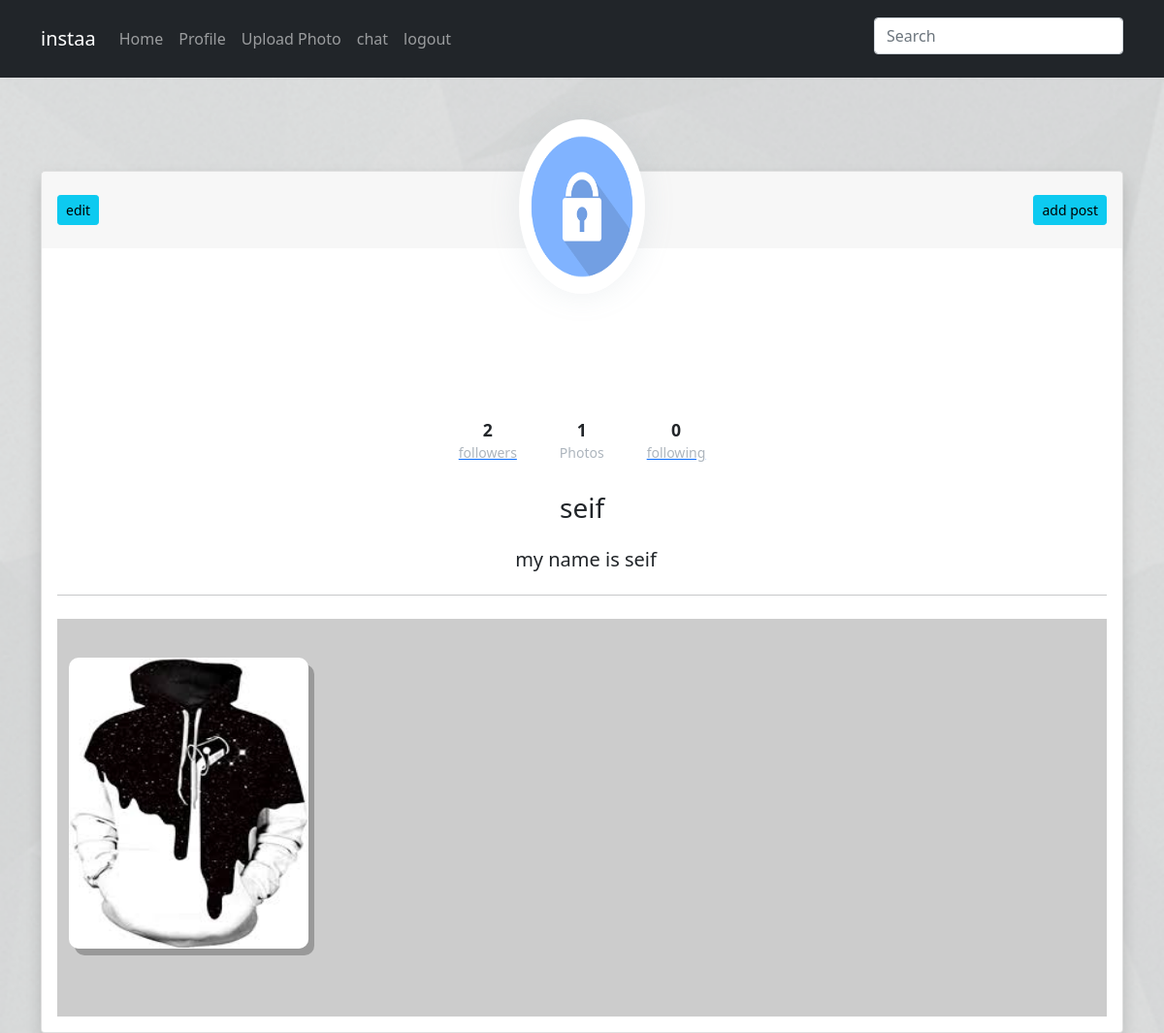
The app's page /account/myprofile/ (signed in) with its own data.
### account/models.py (models this page shows, shortened)
class more_user_info(models.Model):
    profile_photo = models.ImageField(null=True , blank=True , default='user.png')
    user = models.OneToOneField(User , related_name='user_info',on_delete=models.CASCADE)
    phone_number = models.CharField(max_length=50 , null=True , blank=True)
    bio = models.CharField(max_length=50 , null=True , blank=True)

class photo(models.Model):
    image = models.ImageField()
    caption = models.CharField(max_length=50,blank=True)
    created_by = models.ForeignKey(User,related_name='User_uploaded_files',on_delete=models.CASCADE)
    created_dt = models.DateTimeField(auto_now_add=True)
    post_more_user_info = models.ForeignKey(more_user_info , related_name='more_user_info',on_delete=models.CASCADE, null=True,blank=True)
    like = models.ManyToManyField(User,related_name='like', blank=True)

### account/views.py (the view)
# urls.py: path('myprofile/',views.profile,name='profile'),
@login_required
def profile(request):
    if request.method =='POST':
        post = photo.objects.get(pk=request.POST["pk"])
        if request.user  == post.created_by:
            post.delete()
    try:
        posts = photo.objects.filter(created_by=request.user)
        posts_count = photo.objects.filter(created_by=request.user).count()
    except:
        posts = None
    user_info = more_user_info.objects.get(user=request.user)
    follows_count = follow.objects.filter(followed_user=request.user).count()
    following_count = follow.objects.filter(followers=request.user).count()
    posts_count = photo.objects.filter(created_by=request.user).count()
    context={"posts":posts,'user_info':user_info,"posts_count":posts_count,"follows_count":follows_count , "following_count":following_count}
    return render(request,"profile.html" ,context)

### account/templates/profile.html (shortened to what this page needs)
{% extends 'base.html' %}
{% load static %}
{% block body %}
<div class="header pb-8 pt-5 pt-lg-8 d-flex align-items-center" style="min-height: 60px; background-image: url({% static 'img/shattered.png'%}); background-size: cover; background-position: center top;">
    <div class="container">
    <br>
<br>
        <div class="card card-profile shadow">
            <div class="row justify-content-center">
                <div class="col-lg-3 order-lg-2">
                    <div class="card-profile-image">
                        <a href="#">
                            <img src="/media/{{user_info.profile_photo}}" class="rounded-circle" width="130" height="180">
                        </a>
                    </div>
                </div>
            </div>
            <div class="card-header text-center border-0 pt-8 pt-md-4 pb-0 pb-md-4">
                <div class="d-flex justify-content-between">
                    <a href=" {% url 'account:profile_edit' %}" class="btn btn-sm btn-info mr-4">edit</a>
                    <a href=" {% url 'account:add_post' %}" class="btn btn-sm btn-info ">add post</a>
                </div>
            </div>
            <br>
            <br>
            <br>
            <div class="card-body pt-0 pt-md-4">
                <div class="row">
                    <div class="col">
                        <div class="card-profile-stats d-flex justify-content-center mt-md-5">
                            <div>
                                <span class="heading">{{follows_count}}</span>
                                <a href="{% url 'account:profile_follower' %}">
                                <span class="description">followers</span>
                                </a>
                            </div>
                            <div>
                                <span class="heading">{{posts_count}}</span>
                                <span class="description">Photos</span>
                            </div>
                            <div>
                               <span class="heading">{{following_count}}</span>
                            <a href="{% url 'account:profile_following' %}">
                                <span class="description">following</span>
                            </a>
                            </div>
                        </div>
                    </div>
                </div>
                <div class="text-center">
                    <h3>
                    {{request.user}}
                    </h3>
                    <div class="h5 mt-4">
                        {% if user_info.bio %}
                        {{user_info.bio}}
                        {% endif %}
                    </div>
                    <hr class="my-4">
                </div>
            <div class="pics">
                <div class="container">
                <div class="row  ">
                {% for post  in posts %}
                  <div class="col-lg-3 col-md-6 ">
                    <img src="/media/{{post.image}}">
                  </div>
                    {% endfor %}
                    </div>
              </div>
            </div>
            </div>
        </div>
    </div>
</div>
{% endblock body %}

### static/css/style12.css (style rules this page uses)
.card { position: relative; display: flex; flex-direction: column; min-width: 0; word-wrap: break-word; border: 1px solid rgba(0, 0, 0, .05); border-radius: .375rem; background-color: #fff; background-clip: border-box; }
.card-body { padding: 1.5rem; flex: 1 1 auto; }
.card-header { margin-bottom: 0; padding: 1.25rem 1.5rem; border-bottom: 1px solid rgba(0, 0, 0, .05); background-color: #fff; }
.shadow, .card-profile-image img { box-shadow: 0 0 2rem 0 rgba(136, 152, 170, .15) !important; }
.mt-4, .my-4 { margin-top: 1.5rem !important; }
.mr-4 { margin-right: 1.5rem !important; }
@media (min-width: 992px) { .pt-lg-8 { padding-top: 8rem !important; } }
.card-profile-image { position: relative; }
.card-profile-image img { position: absolute; left: 50%; max-width: 180px; transition: all .15s ease; transform: translate(-50%, -30%); border-radius: .375rem; }
.card-profile-stats { padding: 1rem 0; }
.card-profile-stats>div { margin-right: 1rem; padding: .875rem; text-align: center; }
.card-profile-stats>div:last-child { margin-right: 0; }
.card-profile-stats>div .heading { font-size: 1.1rem; font-weight: bold; display: block; }
.card-profile-stats>div .description { font-size: .875rem; color: #adb5bd; }
* { box-sizing: border-box; }

### static/css/test.css (style rules this page uses)
.pics { padding: 40px 0; background-color: #ccc; }
.pics .row div { margin-bottom: 30px; position: relative; height: 300px; }
.pics .row div img { width: 100% !important; height: 100% !important; border-radius: 10px; box-shadow: 6px 7px #999; }

### records on screen
more_user_info: profile_photo (picture), bio "my name is seif"
photo: image (picture)

### other values on screen
{{ follows_count }} "2"
{{ posts_count }} "1"
{{ following_count }} "0"
{{ request.user }} "seif"
